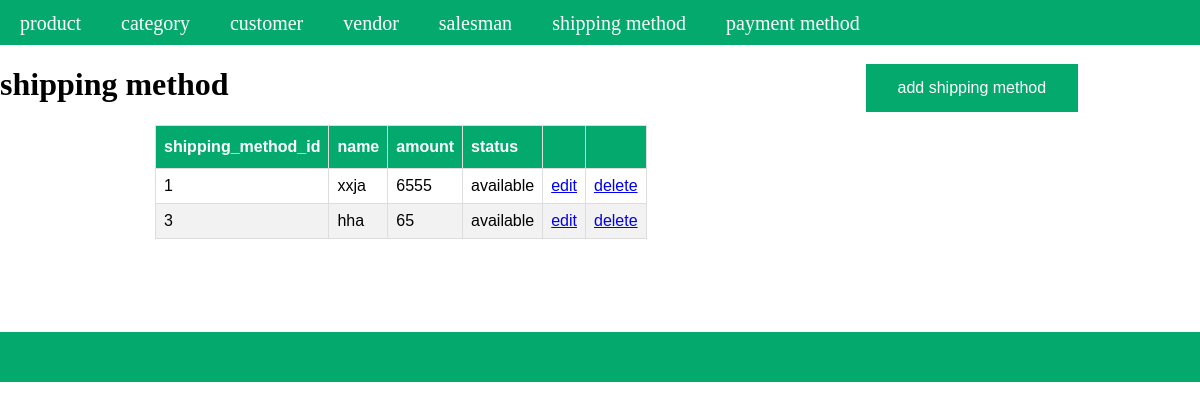
/index.php?a=grid&c=shippingmethod, run on the app's committed database.
### tables this page shows
CREATE TABLE `shiping_methods` (
  `shiping_method_id` int(11) NOT NULL,
  `name` varchar(255) NOT NULL,
  `amount` int(11) NOT NULL,
  `status` enum('available','unavailable') NOT NULL,
  `created_at` timestamp NOT NULL DEFAULT current_timestamp(),
  `updated_at` timestamp NULL DEFAULT NULL
);

### Controller/Core/Action.php (called while the page is built, shortened)
<?php
class Controller_Core_Action
{
	public function getTemplete($templetePath)
	{
		require_once "View".DS.$templetePath;
	}
}
?>

### Controller/ShippingMethod.php (called while the page is built, shortened)
<?php
require_once 'Controller/Core/Action.php';
class Controller_ShippingMethod extends Controller_Core_Action
{
	protected $shipping_methods = [];
	protected $modelShippingMethod = null;
	public function gridAction()
	{
		$modelShippingMethod =$this->getModelShippingMethod();
		$shipping_methods =$modelShippingMethod->fetchAll();
		$this->getTemplete('shipping_method/grid.phtml');
	}
    public function getShippingMethod()
    {
        return $this->shipping_methods;
    }
    public function setShippingMethod($shipping_methods)
    {
        $this->shipping_methods = $shipping_methods;
        return $this;
    }
    public function getModelShippingMethod()
    {
        if(!$this->modelShippingMethod)
        {
        	$this->modelShippingMethod = new Model_ShippingMethod();
        }
        return $this->modelShippingMethod;
    }
}
?>

### Controller/Core/Front.php (called while the page is built, shortened)
<?php
class Controller_Core_Front
{
	public function getRequest()
	{
		$request = new Model_Core_Request();
		return $request;
	}
	public function init()
	{
		$request = $this->getRequest();
		$action = $request->getActionName().'Action';
		$Controller = new $controllerClassName();
		$Controller->$action();
	}
}
?>

### index.php (called while the page is built, shortened)
<?php
require_once 'Controller/Core/Front.php';
class Ccc
{
	public static function init()
	{
		$front = new Controller_Core_Front();
		$front->init();
	}
}
Ccc::init();
?>

### Model/Core/Adapter.php (called while the page is built, shortened)
<?php
class Model_core_Adapter{
	public $servername="localhost";
	public $username="root";
	public $password="";
	public $dbname ="project-krushal-vataliya";
   public $connect = null;
	public function connect(){
      if($this->connect == null)
      {
		$this->connect = mysqli_connect($this->servername, $this->username, $this->password ,$this->dbname);
      }
      return $this->connect;
	   }
   public function fetchAll($query){
   	$connect =$this->connect();
   	$result =$connect->query($query);
   		return $result->fetch_all(MYSQLI_ASSOC);
   }
}
?>

### Model/Core/Table.php (called while the page is built, shortened)
<?php
require_once 'Model/Core/Adapter.php';
class Model_Core_Table
{
	public $tableName = null;
	public function getAdapter()
	{
		$adapter = new Model_Core_Adapter();
		return $adapter;
	}
    public function getTableName()
    {
        return $this->tableName;
    }
    public function setTableName($tableName)
    {
        $this->tableName = $tableName;
        return $this;
    }
    public function fetchAll($query = null)
	{
		$tableName = $this->getTableName();
		$adapter = $this->getAdapter();
		if($query == null)
		{
		$sql ="SELECT * FROM `{$tableName}`";
		$result = $adapter->fetchAll($sql);
		}
		else
		{
			$result = $adapter->fetchAll($query);
		}
		return $result;
	}
}
?>

### View/shipping_method/grid.phtml (the view, shortened to what this page needs)
<?php
$shipping_methods = $this->getShippingMethod();
?>
<!DOCTYPE html>
<html>
  <head>
    <link rel="stylesheet" href="Model/Skin/css/style.css">
  </head>
  <body>
    <?php require_once "View/html/header.phtml" ?>
  <div class="flx"><div><h1>shipping method</h1></div><div style="margin-left: 635px;margin-top: 15px;"><button class="button " > <a  class="add" href="http://localhost/project-krushal-vataliya/index.php?a=add&c=shippingmethod">
  add shipping method
</a></button></div></div>
<table id="product">
  <tr>
    <th> shipping_method_id</th>
    <th> name</th>
    <th> amount</th>
    <th> status</th>
    <th> </th>
    <th> </th>
  </tr>
  <tr>
    <?php foreach ($shipping_methods as $shipping_method): ?>
    <td><?php echo $shipping_method['shiping_method_id'] ?></td>
    <td> <?php echo $shipping_method['name'] ?> </td>
    <td> <?php echo $shipping_method['amount'] ?> </td>
    <td> <?php echo $shipping_method['status'] ?> </td>
    <td><a href="http://localhost/project-krushal-vataliya/index.php?a=edit&c=shippingmethod&shiping_method_id=<?php echo $shipping_method['shiping_method_id'] ?>">edit</a></td>
    <td><a href="http://localhost/project-krushal-vataliya/index.php?a=delete&c=shippingmethod&shiping_method_id=<?php echo $shipping_method['shiping_method_id'] ?>">delete<a></td>
  </tr>
  <?php endforeach; ?>
</table>
</body>
<?php require_once "View/html/footer.phtml" ?>
</html>

### Model/Skin/css/style.css (style rules this page uses)
body { display: block; margin: 0px;justify-content: center; }
.flx { display: flex; }
#product { font-family: Arial, Helvetica, sans-serif; border-collapse: collapse; width: 25px; margin-left: 155px; }
#product td, #product th { border: 1px solid #ddd; padding: 8px; }
#product tr:nth-child(odd) { background-color: #f2f2f2; }
#product th { padding-top: 12px; padding-bottom: 12px; text-align: left; background-color: #04AA6D; color: white; }
.button { border: none; color: white; padding: 15px 32px; text-align: center; text-decoration: none; display: inline-block; font-size: 16px; margin: 4px 2px; cursor: pointer; background-color:#04aa6d; }
.add { text-decoration: none; color: white; }

### data on the page
shiping_methods: shiping_method_id "1", name "xxja", amount "6555", status "available"
shiping_methods: shiping_method_id "3", name "hha", amount "65", status "available"
